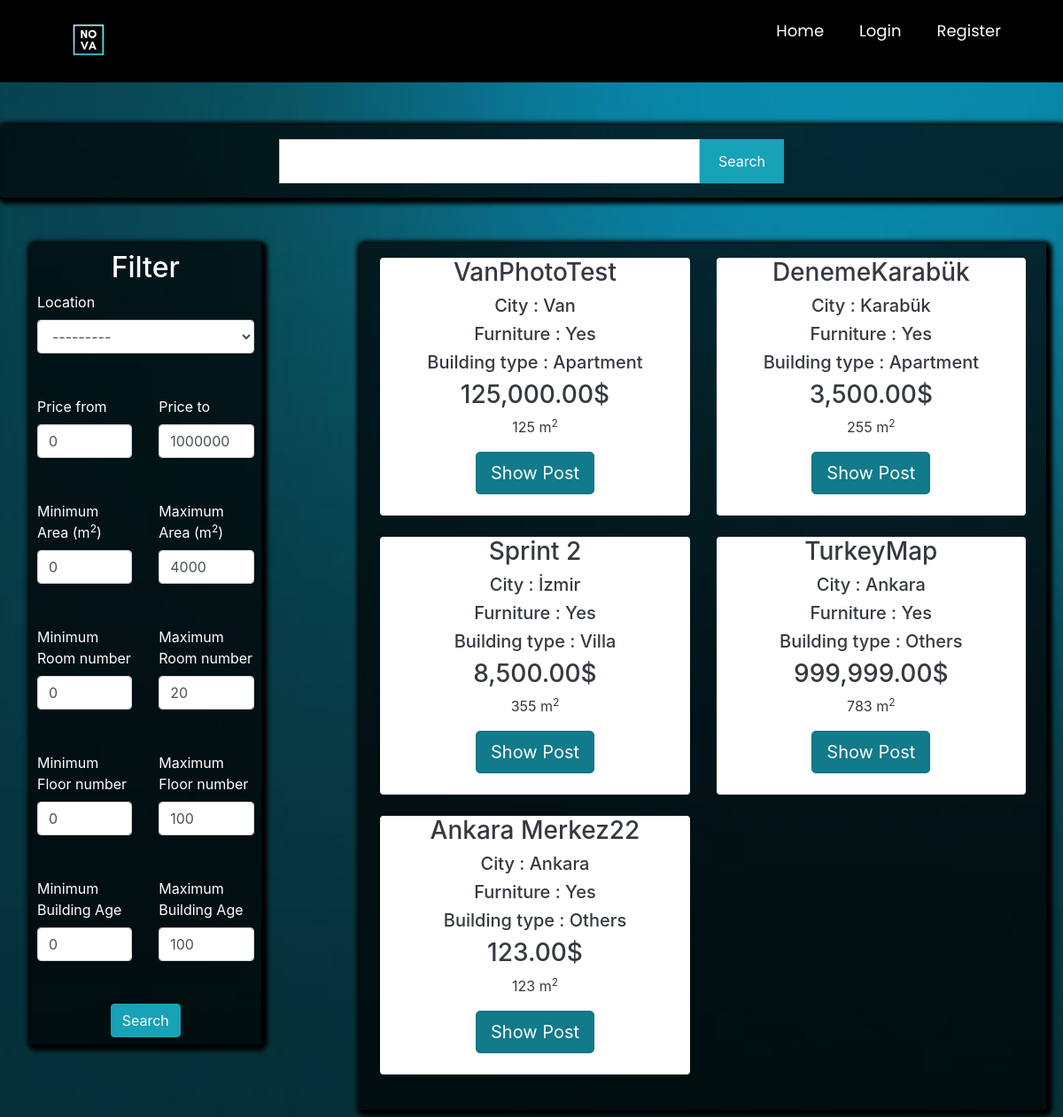
The page /postlistings/forrent on the database as committed earlier.
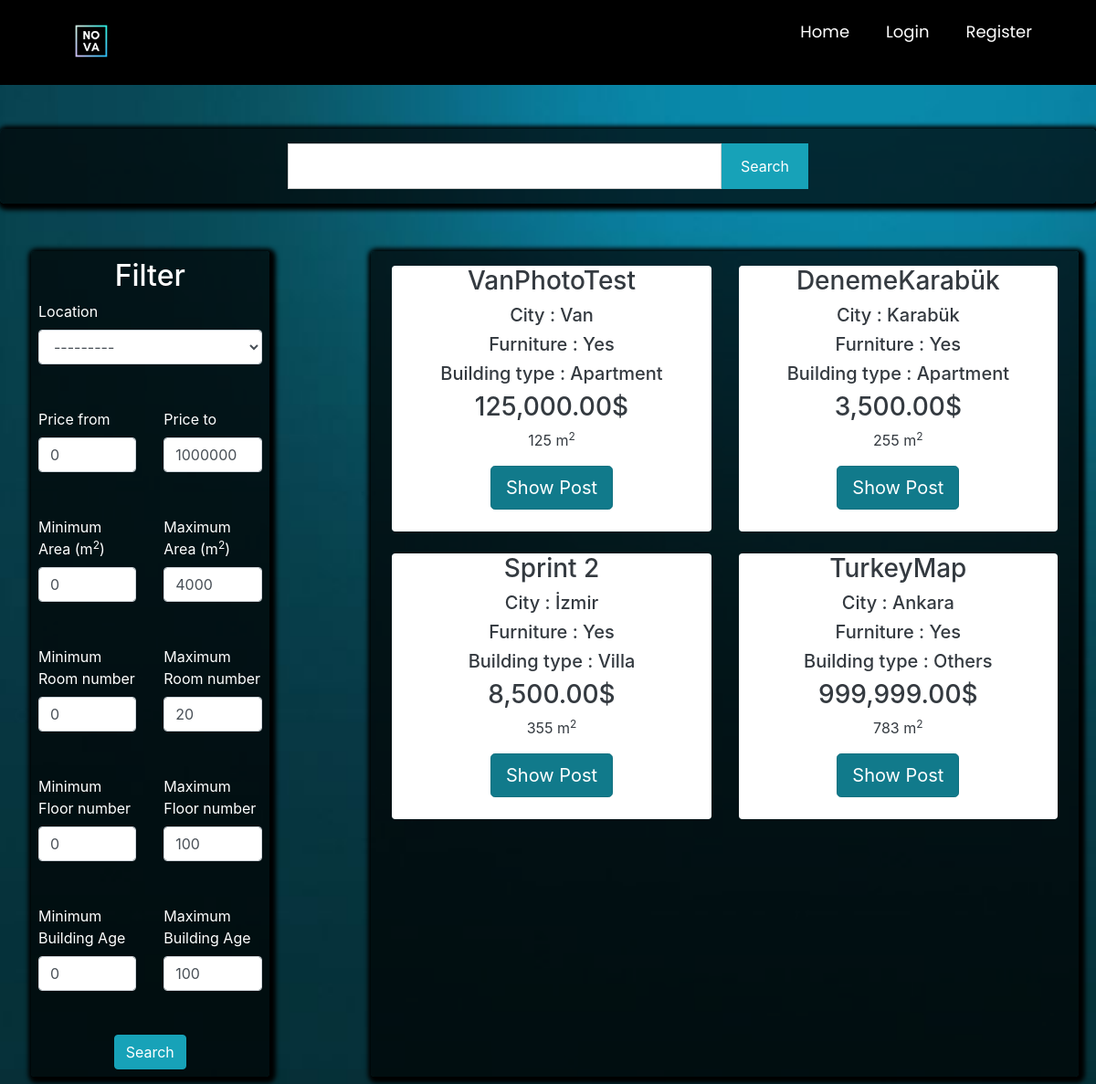
The same page on the database as committed later.
### main/models.py (models this page shows, shortened)
class Post(models.Model):
    ouruser = models.ForeignKey(ourUser, null=True, on_delete=models.CASCADE)
    post_title = models.CharField(max_length=255,null=True)
    post_description = models.TextField()
    price = models.DecimalField(decimal_places=2 , max_digits=12)
    location = models.CharField(max_length=255,null=True,choices=city)
    postType = models.CharField(choices=RorS , max_length=50, null=True , default='For Sale')
    floor = models.DecimalField(decimal_places=0 , max_digits=3 ,null=True)
    building_age = models.DecimalField(decimal_places=0, max_digits=2 , null=True)
    area = models.DecimalField(decimal_places=0,max_digits=4 ,null=True)
    isFurniture = models.CharField(choices=Furniture ,null=True,max_length=50,default="No")
    building_type = models.CharField(choices=b_types ,null=True ,max_length=50)
    room = models.DecimalField(decimal_places=0 , max_digits=3 ,null=True)

### main/views.py (the view)
# urls.py: path('postlistings/<str:RoS>',views.postlistings, name="postlistings" ),
def postlistings(request,RoS):
    if RoS == 'forsale':
        cu = Post.objects.all().filter(postType='For Sale')
    elif RoS =='forrent':
        cu = Post.objects.all().filter(postType='For Rent')
    query = request.GET.get('query')
    price_from = request.GET.get('price_from',0)
    price_to = request.GET.get('price_to', 1000000000)
    min_area = request.GET.get('min_area', 0)
    max_area = request.GET.get('max_area', 4000)
    min_age = request.GET.get('min_age', 0)
    max_age = request.GET.get('max_age', 100)
    min_room_num = request.GET.get('min_room_num', 0)
    max_room_num = request.GET.get('max_room_num', 20)
    min_floor_num = request.GET.get('min_floor_num', 0)
    max_floor_num = request.GET.get('max_floor_num', 100)
    if query != None:
        print("sadasdas")
        cu = cu.filter(Q(post_title__icontains = query) | Q(location__icontains = query)| Q(area__icontains = query)| Q(building_type__icontains = query))
    else:
        query = ""
    cu = cu.filter(price__gte =price_from).filter(price__lte=price_to)
    cu = cu.filter(area__gte=min_area).filter(area__lte=max_area)
    cu = cu.filter(building_age__gte=min_age).filter(building_age__lte=max_age)
    cu = cu.filter(room__gte=min_room_num).filter(room__lte=max_room_num)
    cu = cu.filter(floor__gte=min_floor_num).filter(floor__lte=max_floor_num)
    myFilter = PostFilter(request.GET , queryset=cu)
    cu = myFilter.qs
    context = {
        'cu': cu,
        'RoS': RoS,
        'price_from':price_from,
        'price_to':price_to,
        'min_area':min_area,
        'max_area':max_area,
        'min_age': min_age,
        'max_age': max_age,
        'min_room_num':min_room_num,
        'max_room_num':max_room_num,
        'min_floor_num':min_floor_num,
        'max_floor_num':max_floor_num,
        'myFilter': myFilter,
        'query':query,
    }
    return render(request, 'main/postlistings.html' , context )

### main/templates/main/postlistings.html (shortened to what this page needs)
{% extends 'main/mainpage.html' %}
{% load widget_tweaks %}
{% load static %}
{% load humanize %}
{% block content %}
<head>
    <link rel="stylesheet" href="https://maxcdn.bootstrapcdn.com/bootstrap/4.0.0/css/bootstrap.min.css"
>
</head>
<form action="{% url 'postlistings' RoS %}" method="get">
    <section class="search-sec p-3 my-5">
        <div class="container">
                <div class="row justify-content-center text-white">
                    <div class="col-lg-12">
                        <div class="row justify-content-center">
                            <div class=" col-lg-5 col-md-5 col-sm-12 p-0">
                                <input type="text" name="query" class="form-control search-slt" value="{{ query }}">
                            </div>
                            <div class="col-lg-1 col-md-1 col-sm-12 p-0">
                                <button onclick="document.getElementById('primarybutton').click()" type="button" class="btn btn-info wrn-btn" id="uselessbutton">Search</button>
                            </div>
                        </div>
                    </div>
                </div>
        </div>
    </section>
<div class="container p-1 my-1 text-white rounded">
    <div class="row blog">
        <div class="col-md-3 ">
                <div class="rounded p-2"
                     style="background-color: rgba(0,0,0,0.7) ; box-shadow: 2px 2px 5px 5px #000000">
                    <center><h2 class="is-size-5">Filter</h2></center>
                    <div class="row">
                        <div class="col-md-12">
                            <label>Location</label>
                            <center>{% render_field myFilter.form.location class="form-control" %}</center>
                        </div>
                    </div>
                    <br><br>
                    <div class="row ">
                        <div class="col-md-6">
                            <label>Price from</label>
                            <input type="number" name="price_from" class="form-control" value="{{ price_from }}" min="0"
                                   max="1000000000" required>
                        </div>
                        <div class="col-md-6">
                            <label>Price to</label>
                            <input type="number" name="price_to" class="form-control" value="{{ price_to }}" min="0"
                                   max="1000000000" required>
                        </div>
                    </div>
                    <br><br>
                    <div class="row ">
                        <div class="col-md-6">
                            <label>Minimum Area (m<sup>2</sup>)</label>
                            <input type="number" name="min_area" class="form-control" value="{{ min_area }}" min="0"
                                   max="4000" required>
                        </div>
                        <div class="col-md-6">
                            <label>Maximum Area (m<sup>2</sup>)</label>
                            <input type="number" name="max_area" class="form-control" value="{{ max_area }}" min="0"
                                   max="4000" required>
                        </div>
                    </div><br><br>
                    <div class="row ">
                        <div class="col-md-6">
                            <label>Minimum Room number</label>
                            <input type="number" name="min_room_num" class="form-control" value="{{ min_room_num }}" min="0"
                                   max="20" required>
                        </div>
                        <div class="col-md-6">
                            <label>Maximum Room number</label>
                            <input type="number" name="max_room_num" class="form-control" value="{{ max_room_num }}" min="0"
                                   max="20" required>
                        </div>
                    </div>
                    <br><br>
                    <div class="row ">
                        <div class="col-md-6">
                            <label>Minimum Floor number</label>
                            <input type="number" name="min_floor_num" class="form-control" value="{{ min_floor_num }}" min="0"
                                   max="100" required>
                        </div>
                        <div class="col-md-6">
                            <label>Maximum Floor number</label>
                            <input type="number" name="max_floor_num" class="form-control" value="{{ max_floor_num }}" min="0"
                                   max="100" required>
                        </div>
                    </div>
                    <br><br>
                    <div class="row ">
                        <div class="col-md-6">
                            <label>Minimum Building Age </label>
                            <input type="number" name="min_age" class="form-control" value="{{ min_age }}" min="0"
                                   max="100" required>
                        </div>
                        <div class="col-md-6">
                            <label>Maximum Building Age </label>
                            <input type="number" name="max_age" class="form-control" value="{{ max_age }}" min="0"
                                   max="100" required>
                        </div>
                    </div>
                    <br><br>
                    <center>
                        <button class="btn btn-info" id="primarybutton">Search</button>
                    </center>
                </div>
        </div>
        <div class="col-md-1">
            <br>
        </div>
        <div class="col-md-8 rounded" style=" box-shadow: 2px 2px 5px 5px #000000;background-color: rgba(0,0,0,0.7)">
            <div class="row p-2 my-2">
                {% if cu %}
                {% for i in cu %}
                <div class="col-md-6 ">
                    <div class="container-fluid bg-white rounded text-dark" style="text-align:center;">
                        <h3>{{ i.post_title }}</h3>
                        <h5>City : {{ i.location }}</h5>
                        <h5>Furniture : {{ i.isFurniture }}</h5>
                        <h5>Building type : {{ i.building_type }}</h5>
                        <h3>{{ i.price|intcomma }}$</h3>
                        <p class="descroption">{{i.area}} m<sup>2</sup></p>
                        <a href="{% url 'product_details' i.id %}" class="btn btn-info btn-lg active" role="button"
                           aria-pressed="true">Show Post</a>
                        <br><br>
                    </div>
                    <br>
                </div>
                {% endfor %}
                {%else%}
                <h3>No related search results are available...</h3>
                {% endif %}
            </div>
        </div>
    </div>
</div>
</form>
{% endblock %}

### main/templates/main/mainpage.html (shortened to what this page needs)
<!DOCTYPE html>
{% load static %}
<html lang="en" dir="ltr">
<head>
</head>
<body class="g">
<nav>
    <div class="logo">
        <a class="navbar-brand pb-2" href="{% url 'homepage' %}"><img src="{% static 'images/nova_logo.gif' %}"
                                                                      style="height: 80px; width: 80px"></a>
    </div>
    <ul>
        <li><a href="/">Home</a></li>
        {% if user.is_authenticated %}
        <li>
            <a href="">Account</a>
            <input type="checkbox" id="btn-1">
            <ul>
                {% if user.is_superuser %}
                <li><a href="{% url 'adminPage' %}">Admin Page</a></li>
                {% else %}
                <li><a href="{% url 'listaddedposts' %}">My Posts</a></li>
                {% endif %}
                <li><a href="{% url 'logout' %}">Logout</a></li>
            </ul>
        </li>
        <li>
            <a href="{% url 'createpost' %}">Create Post</a>
            <input type="checkbox" id="btn-3">
        </li>
        {% else %}
        <li>
            <a href="{% url 'loginpage' %}">Login</a>
        </li>
        <li>
        <li>
            <a href="{% url 'register' %}">Register</a>
        </li>
        {% endif %}
    </ul>
</nav>
{% block content %}
{% endblock %}
</body>
</html>

### main/templates/main/postlistings.html (style rules this page uses)
.wrn-btn { width: 100%; font-size: 16px; font-weight: 400; text-transform: capitalize; height: calc(3rem + 2px) !important; border-radius:0; }
.search-sec { position: relative; background-color: rgba(0,0,0,0.7) !important; justify-content: center; box-shadow: 2px 2px 5px 5px #000000; border-radius: 5px; }
.search-slt { display: block; width: 100%; font-size: 0.875rem; line-height: 1.5; color: #55595c; background-color: #fff; background-image: none; border: 1px solid #ccc; height: calc(3rem + 2px) !important; border-radius:0; }

### main/templates/main/mainpage.html (style rules this page uses)
nav { margin: 0; padding: 0; user-select: none; box-sizing: border-box; font-family: 'Poppins', sans-serif; }
body.g { background-image: url('/static/images/wallpaper.jpg'); background-size: cover; background-repeat: no-repeat; background-attachment: fixed; }
nav { background: #000000; }
nav:after { content: ''; clear: both; display: table; }
nav .logo { float: left; color: white; font-size: 27px; font-weight: 600; line-height: 70px; padding-left: 60px; }
nav ul { float: right; margin-right: 40px; list-style: none; position: relative; z-index: 10000; }
nav ul li { float: left; display: inline-block; background: #000000; margin: 0 5px; }
nav ul li a { color: white; line-height: 70px; text-decoration: none; font-size: 18px; padding: 8px 15px; }
.show, .icon, input { display: none; }

Rows that differ between the two databases and show on the page:
removed Post: post_title "Ankara Merkez22", location "Ankara", isFurniture "Yes", building_type "Others", price "123.00", area "123"
